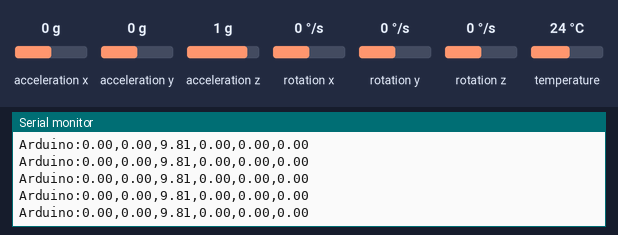
Recording of a sketch running on a simulated Arduino Uno, built with avr-gcc and run on an emulated ATmega328P. Shown: the last lines printed to the serial monitor. The inputs (shaded band) are chosen by the test bench; at power-on: acceleration x 0 g, acceleration y 0 g, rotation x 0 °/s, rotation y 0 °/s, acceleration z 1 g, rotation z 0 °/s, temperature 24 °C.

Above: at 1.2 s.
1.3 s: acceleration x set to -1.4 g
At 2.4 s:
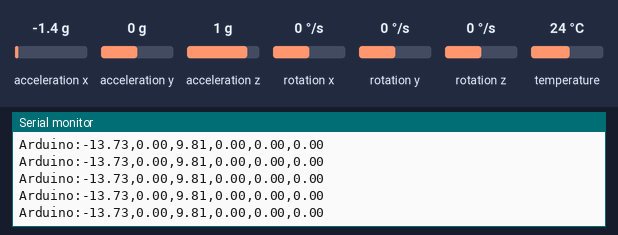
2.8 s: acceleration y set to -1.4 g
At 3.7 s:
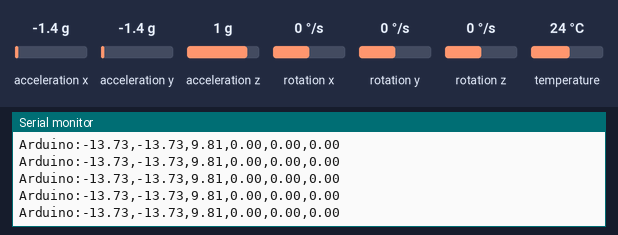
5.8 s: rotation x set to -100 °/s
At 6.6 s:
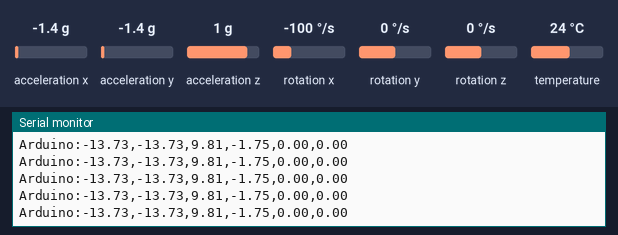
8.8 s: rotation y set to -100 °/s
At 9.6 s:
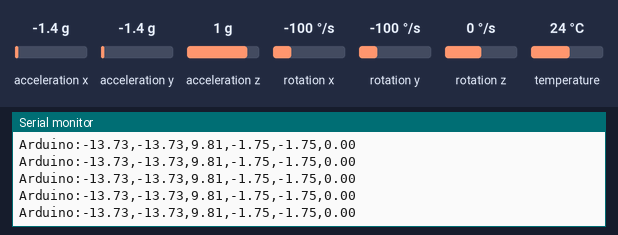
11.8 s: acceleration z set to -0.8 g
At 12.4 s:
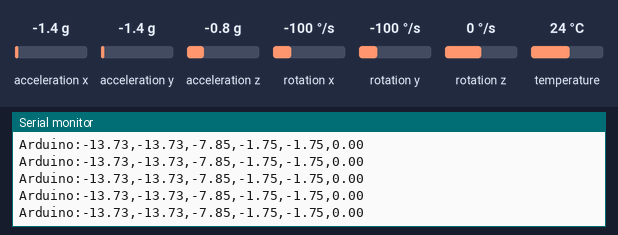
14.8 s: rotation z set to -100 °/s
At 15.8 s:
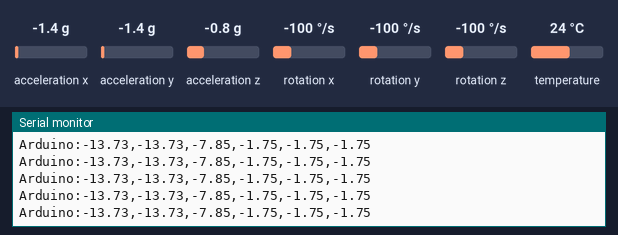

The sketch:

sketch.ino
```cpp
#include <Wire.h>//https://www.arduino.cc/en/reference/wire
#include <Adafruit_MPU6050.h>//https://github.com/adafruit/Adafruit_MPU6050
#include <Adafruit_Sensor.h>//https://github.com/adafruit/Adafruit_Sensor

Adafruit_MPU6050 mpu;

void setup() {
 	Serial.begin(115200);
  if (!mpu.begin(0x68)) {
 			Serial.println("MPU6050 non trouvé !");
 	}
 	mpu.setAccelerometerRange(MPU6050_RANGE_16_G);
 	mpu.setGyroRange(MPU6050_RANGE_250_DEG);
 	mpu.setFilterBandwidth(MPU6050_BAND_21_HZ);
}
void loop() {
 	readMPU();
  delay(10);
}

void readMPU( ) {
 	sensors_event_t a, g, temp;
 	mpu.getEvent(&a, &g, &temp);
  String res = "Arduino:";
 	res += (a.acceleration.x);
 	res += (",");
 	res += (a.acceleration.y);
 	res += (",");
 	res += (a.acceleration.z);
  res += (",");
 	res += (g.gyro.x);
 	res += (",");
 	res += (g.gyro.y);
 	res += (",");
 	res += (g.gyro.z);
  Serial.println(res);
}
```

Measured:
- after the input at 1.3 s, the serial monitor: prints a new line at once (image 1)
- after the input at 2.8 s, the serial monitor: prints a new line at once (image 2)
- after the input at 5.8 s, the serial monitor: prints a new line at once (image 3)
- after the input at 8.8 s, the serial monitor: prints a new line at once (image 4)
- after the input at 11.8 s, the serial monitor: prints a new line at once (image 5)
- after the input at 14.8 s, the serial monitor: prints a new line at once (image 6)
